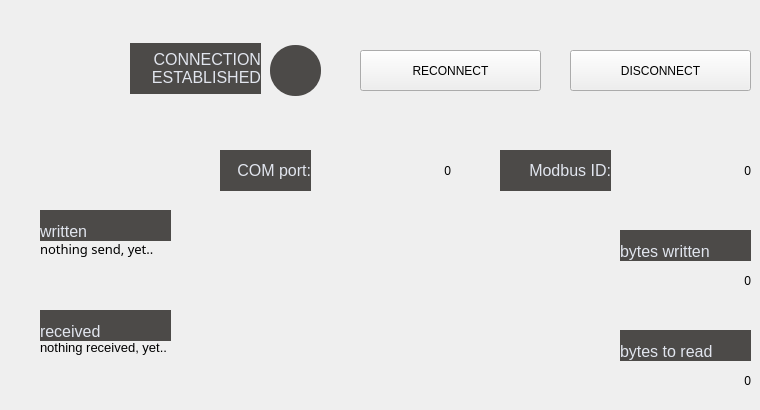
       <widget class="QWidget" name="CONN_PUMP2_tab">
        <attribute name="title">
         <string>    PUMP 2    </string>
        </attribute>
        <widget class="QLabel" name="CONN_PUMP2_lbl_writeBuffer">
         <property name="geometry">
          <rect>
           <x>40</x>
           <y>210</y>
           <width>131</width>
           <height>31</height>
          </rect>
         </property>
         <property name="styleSheet">
          <string notr="true">border: 0px;
font-size: 12pt;
background-color: #4c4a48;
color: #E1E5EE;</string>
         </property>
         <property name="text">
          <string>written</string>
         </property>
         <property name="alignment">
          <set>Qt::AlignBottom|Qt::AlignLeading|Qt::AlignLeft</set>
         </property>
        </widget>
        <widget class="QLabel" name="CONN_PUMP2_disp_writeBuffer">
         <property name="geometry">
          <rect>
           <x>40</x>
           <y>240</y>
           <width>561</width>
           <height>61</height>
          </rect>
         </property>
         <property name="font">
          <font>
           <family>Bahnschrift</family>
           <pointsize>10</pointsize>
          </font>
         </property>
         <property name="styleSheet">
          <string notr="true">font-size: 10pt</string>
         </property>
         <property name="text">
          <string>nothing send, yet..</string>
         </property>
         <property name="alignment">
          <set>Qt::AlignLeading|Qt::AlignLeft|Qt::AlignTop</set>
         </property>
         <property name="wordWrap">
          <bool>true</bool>
         </property>
        </widget>
        <widget class="QLabel" name="CONN_PUMP2_lbl_port">
         <property name="geometry">
          <rect>
           <x>220</x>
           <y>150</y>
           <width>91</width>
           <height>41</height>
          </rect>
         </property>
         <property name="styleSheet">
          <string notr="true">border: 0px;
font-size: 12pt;
background-color: #4c4a48;
color: #E1E5EE;</string>
         </property>
         <property name="text">
          <string>COM port:</string>
         </property>
         <property name="alignment">
          <set>Qt::AlignRight|Qt::AlignTrailing|Qt::AlignVCenter</set>
         </property>
        </widget>
        <widget class="QLabel" name="CONN_PUMP2_lbl_connected">
         <property name="geometry">
          <rect>
           <x>130</x>
           <y>43</y>
           <width>131</width>
           <height>51</height>
          </rect>
         </property>
         <property name="styleSheet">
          <string notr="true">border: 0px;
font-size: 12pt;
background-color: #4c4a48;
color: #E1E5EE;</string>
         </property>
         <property name="text">
          <string>CONNECTION
ESTABLISHED</string>
         </property>
         <property name="alignment">
          <set>Qt::AlignRight|Qt::AlignTrailing|Qt::AlignVCenter</set>
         </property>
        </widget>
        <widget class="QLabel" name="CONN_PUMP2_indi_connected">
         <property name="geometry">
          <rect>
           <x>270</x>
           <y>45</y>
           <width>51</width>
           <height>51</height>
          </rect>
         </property>
         <property name="styleSheet">
          <string notr="true">border-radius: 25px;
background-color: #4c4a48;</string>
         </property>
         <property name="text">
          <string/>
         </property>
        </widget>
        <widget class="QPushButton" name="CONN_PUMP2_btt_discon">
         <property name="geometry">
          <rect>
           <x>570</x>
           <y>50</y>
           <width>181</width>
           <height>41</height>
          </rect>
         </property>
         <property name="text">
          <string>DISCONNECT</string>
         </property>
        </widget>
        <widget class="QLabel" name="CONN_PUMP2_lbl_modbId">
         <property name="geometry">
          <rect>
           <x>500</x>
           <y>150</y>
           <width>111</width>
           <height>41</height>
          </rect>
         </property>
         <property name="styleSheet">
          <string notr="true">border: 0px;
font-size: 12pt;
background-color: #4c4a48;
color: #E1E5EE;</string>
         </property>
         <property name="text">
          <string>Modbus ID:</string>
         </property>
         <property name="alignment">
          <set>Qt::AlignRight|Qt::AlignTrailing|Qt::AlignVCenter</set>
         </property>
        </widget>
        <widget class="QLabel" name="CONN_PUMP2_disp_readBuffer">
         <property name="geometry">
          <rect>
           <x>40</x>
           <y>340</y>
           <width>561</width>
           <height>61</height>
          </rect>
         </property>
         <property name="styleSheet">
          <string notr="true">font-size: 10pt</string>
         </property>
         <property name="text">
          <string>nothing received, yet..</string>
         </property>
         <property name="alignment">
          <set>Qt::AlignLeading|Qt::AlignLeft|Qt::AlignTop</set>
         </property>
         <property name="wordWrap">
          <bool>true</bool>
         </property>
        </widget>
        <widget class="QPushButton" name="CONN_PUMP2_btt_reconn">
         <property name="geometry">
          <rect>
           <x>360</x>
           <y>50</y>
           <width>181</width>
           <height>41</height>
          </rect>
         </property>
         <property name="text">
          <string>RECONNECT</string>
         </property>
        </widget>
        <widget class="QLabel" name="CONN_PUMP2_lbl_readBuffer">
         <property name="geometry">
          <rect>
           <x>40</x>
           <y>310</y>
           <width>131</width>
           <height>31</height>
          </rect>
         </property>
         <property name="styleSheet">
          <string notr="true">border: 0px;
font-size: 12pt;
background-color: #4c4a48;
color: #E1E5EE;</string>
         </property>
         <property name="text">
          <string>received</string>
         </property>
         <property name="alignment">
          <set>Qt::AlignBottom|Qt::AlignLeading|Qt::AlignLeft</set>
         </property>
        </widget>
        <widget class="QLabel" name="CONN_PUMP2_disp_modbId">
         <property name="geometry">
          <rect>
           <x>620</x>
           <y>150</y>
           <width>131</width>
           <height>41</height>
          </rect>
         </property>
         <property name="text">
          <string>0</string>
         </property>
         <property name="alignment">
          <set>Qt::AlignRight|Qt::AlignTrailing|Qt::AlignVCenter</set>
         </property>
        </widget>
        <widget class="QLabel" name="CONN_PUMP2_disp_port">
         <property name="geometry">
          <rect>
           <x>320</x>
           <y>150</y>
           <width>131</width>
           <height>41</height>
          </rect>
         </property>
         <property name="text">
          <string>0</string>
         </property>
         <property name="alignment">
          <set>Qt::AlignRight|Qt::AlignTrailing|Qt::AlignVCenter</set>
         </property>
        </widget>
        <widget class="QLabel" name="CONN_PUMP2_disp_bytesToRead">
         <property name="geometry">
          <rect>
           <x>620</x>
           <y>360</y>
           <width>131</width>
           <height>41</height>
          </rect>
         </property>
         <property name="text">
          <string>0</string>
         </property>
         <property name="alignment">
          <set>Qt::AlignRight|Qt::AlignTrailing|Qt::AlignVCenter</set>
         </property>
        </widget>
        <widget class="QLabel" name="CONN_PUMP2_lbl_bytesToRead">
         <property name="geometry">
          <rect>
           <x>620</x>
           <y>330</y>
           <width>131</width>
           <height>31</height>
          </rect>
         </property>
         <property name="styleSheet">
          <string notr="true">border: 0px;
font-size: 12pt;
background-color: #4c4a48;
color: #E1E5EE;</string>
         </property>
         <property name="text">
          <string>bytes to read</string>
         </property>
         <property name="alignment">
          <set>Qt::AlignBottom|Qt::AlignLeading|Qt::AlignLeft</set>
         </property>
        </widget>
        <widget class="QLabel" name="CONN_PUMP2_disp_bytesWritten">
         <property name="geometry">
          <rect>
           <x>620</x>
           <y>260</y>
           <width>131</width>
           <height>41</height>
          </rect>
         </property>
         <property name="text">
          <string>0</string>
         </property>
         <property name="alignment">
          <set>Qt::AlignRight|Qt::AlignTrailing|Qt::AlignVCenter</set>
         </property>
        </widget>
        <widget class="QLabel" name="CONN_PUMP2_lbl_bytesWritten">
         <property name="geometry">
          <rect>
           <x>620</x>
           <y>230</y>
           <width>131</width>
           <height>31</height>
          </rect>
         </property>
         <property name="styleSheet">
          <string notr="true">border: 0px;
font-size: 12pt;
background-color: #4c4a48;
color: #E1E5EE;</string>
         </property>
         <property name="text">
          <string>bytes written</string>
         </property>
         <property name="alignment">
          <set>Qt::AlignBottom|Qt::AlignLeading|Qt::AlignLeft</set>
         </property>
        </widget>
        <zorder>CONN_PUMP2_lbl_bytesWritten</zorder>
        <zorder>CONN_PUMP2_lbl_readBuffer</zorder>
        <zorder>CONN_PUMP2_lbl_writeBuffer</zorder>
        <zorder>CONN_PUMP2_disp_writeBuffer</zorder>
        <zorder>CONN_PUMP2_lbl_port</zorder>
        <zorder>CONN_PUMP2_lbl_connected</zorder>
        <zorder>CONN_PUMP2_indi_connected</zorder>
        <zorder>CONN_PUMP2_btt_discon</zorder>
        <zorder>CONN_PUMP2_lbl_modbId</zorder>
        <zorder>CONN_PUMP2_disp_readBuffer</zorder>
        <zorder>CONN_PUMP2_btt_reconn</zorder>
        <zorder>CONN_PUMP2_disp_modbId</zorder>
        <zorder>CONN_PUMP2_disp_port</zorder>
        <zorder>CONN_PUMP2_disp_bytesToRead</zorder>
        <zorder>CONN_PUMP2_lbl_bytesToRead</zorder>
        <zorder>CONN_PUMP2_disp_bytesWritten</zorder>
       </widget>
